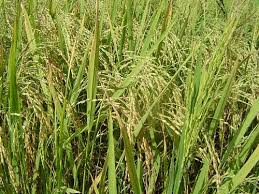
#> input picture fraud_system/uploads/A images.jfif, 259 x 194 px
$ python -i utils.py   (imports and definitions only)
#> lines starting #> are read from the running program, lines starting #| are printed output that depends on the picture; after the words box and inside, x2 and y2 are one past the last pixel; in counts of white or black regions, pixels touching at a corner belong together
import math
import cv2
import numpy as np
from PIL import Image
from PIL.ExifTags import TAGS, GPSTAGS

def is_vegetation_present(image_path, threshold=0.25):
    """
    Check if the image contains enough 'vegetation-like' colors (green/brown).
    Returns True if the percentage of green/brown pixels exceeds the threshold.
    """
#> called with image_path = 'uploads/A images.jfif', threshold = 0.25
    img = cv2.imread(image_path)
#> img is the input picture: shape (194, 259, 3); mean B, G, R 60, 135.6, 126
    if img is None:
        return False

    # Resize for performance
    img = cv2.resize(img, (224, 224))
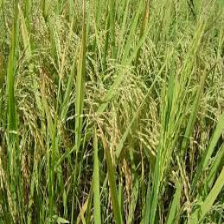
#> img: shape (224, 224, 3); mean B, G, R 59.8, 135.5, 125.9
    hsv = cv2.cvtColor(img, cv2.COLOR_BGR2HSV)
#> hsv: shape (224, 224, 3); mean H, S, V 33.6, 152.5, 136.5

    # Range for Green (Healthy)
    lower_green = np.array([35, 20, 20])
    upper_green = np.array([85, 255, 255])

    # Range for Brown/Dry (Damaged/Dormant)
    lower_brown = np.array([10, 20, 20])
    upper_brown = np.array([35, 255, 255])

    mask_green = cv2.inRange(hsv, lower_green, upper_green)
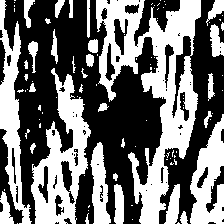
#> mask_green: shape (224, 224); 44.5% white; 99 white regions (66 under 20 px), largest, box (x1, y1, x2, y2) and area: (96, 0, 201, 224) 8946, (31, 68, 91, 224) 4245, (0, 0, 32, 224) 2661
    mask_brown = cv2.inRange(hsv, lower_brown, upper_brown)
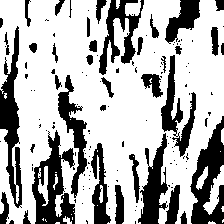
#> mask_brown: shape (224, 224); 69.2% white; 137 black regions (99 under 20 px), largest, box (x1, y1, x2, y2) and area: (32, 130, 75, 224) 1995, (190, 116, 224, 224) 1959, (0, 26, 22, 208) 1819

    combined_mask = cv2.bitwise_or(mask_green, mask_brown)
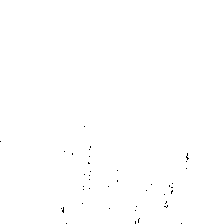
#> combined_mask: shape (224, 224); 99.8% white; black in thin lines or dots, all inside (x1, y1, x2, y2) = (0, 126, 189, 224)
    vegetation_pixels = cv2.countNonZero(combined_mask)
#> vegetation_pixels = 50098
    total_pixels = img.shape[0] * img.shape[1]
#> total_pixels = 50176

    veg_ratio = vegetation_pixels / total_pixels
#> veg_ratio = 0.998
    print(f"Vegetation Ratio: {veg_ratio:.2f}")
#| Vegetation Ratio: 1.00

    return veg_ratio >= threshold

def get_image_location(image_path):

    image = Image.open(image_path)
    exif_data = image._getexif()

    gps_info = {}

    if exif_data:
        for tag, value in exif_data.items():
            tag_name = TAGS.get(tag)

            if tag_name == "GPSInfo":
                for key in value.keys():
                    gps_info[GPSTAGS.get(key)] = value[key]

    return gps_info
def convert_to_degrees(value):
    try:
        d = float(value[0])
        m = float(value[1])
        s = float(value[2])

        return d + (m / 60.0) + (s / 3600.0)
    except:
        return None

def calculate_distance(lat1, lon1, lat2, lon2):
    R = 6371  # Earth radius in km

    dlat = math.radians(lat2 - lat1)
    dlon = math.radians(lon2 - lon1)

    a = math.sin(dlat/2)**2 + math.cos(math.radians(lat1)) \
        * math.cos(math.radians(lat2)) * math.sin(dlon/2)**2

    c = 2 * math.atan2(math.sqrt(a), math.sqrt(1-a))
    return R * c

>>> result = is_vegetation_present('uploads/A images.jfif')
#> result = True

$ run again, on fraud_system/uploads/0010be7d-53c5-478a-bddd-1a8d36adc075.jfif
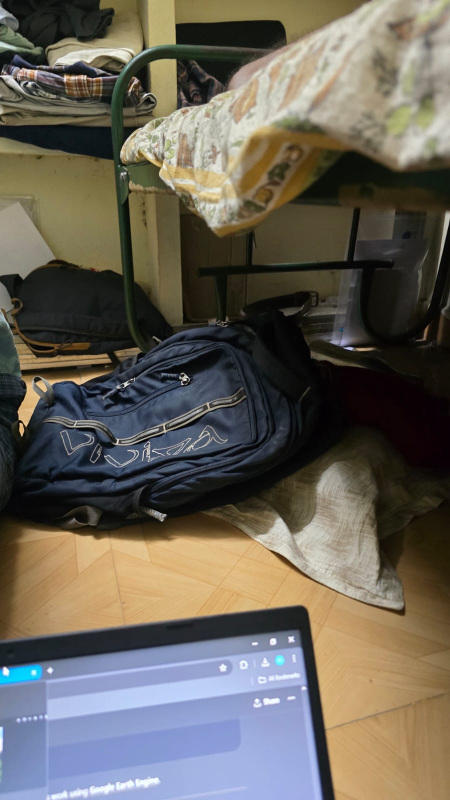
#> input picture fraud_system/uploads/0010be7d-53c5-478a-bddd-1a8d36adc075.jfif, 900 x 1600 px (shown at 1/2 size)
#> in is_vegetation_present, img is the input picture: shape (1600, 900, 3); mean B, G, R 88.2, 98.3, 103.6
#> img: shape (224, 224, 3)
#> hsv: shape (224, 224, 3); mean H, S, V 51.6, 87.7, 114.5
#> in is_vegetation_present, `mask_green = cv2.inRange(hsv, lower_green, upper_green)`:
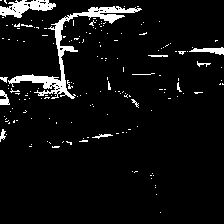
#> mask_green: shape (224, 224); 6% white; 170 white regions (156 under 20 px), largest, box (x1, y1, x2, y2) and area: (8, 6, 142, 99) 1529, (0, 0, 56, 18) 533, (189, 47, 224, 55) 150
#> mask_brown: shape (224, 224); 53.1% white; 84 black regions (71 under 20 px), largest, box (x1, y1, x2, y2) and area: (0, 0, 224, 147) 14069, (0, 170, 166, 224) 7921, (148, 43, 224, 57) 434
#> in is_vegetation_present, `combined_mask = cv2.bitwise_or(mask_green, mask_brown)`:
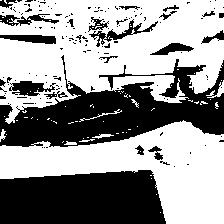
#> combined_mask: shape (224, 224); 58.7% white; 149 black regions (127 under 20 px), largest, box (x1, y1, x2, y2) and area: (0, 55, 224, 147) 9843, (0, 170, 166, 224) 7907, (9, 81, 56, 96) 413
#> vegetation_pixels = 29441
#> veg_ratio = 0.587
#| Vegetation Ratio: 0.59
#> result = True

$ run again, on fraud_system/uploads/229416d9-560e-4827-ad59-4f7673791b06.jfif
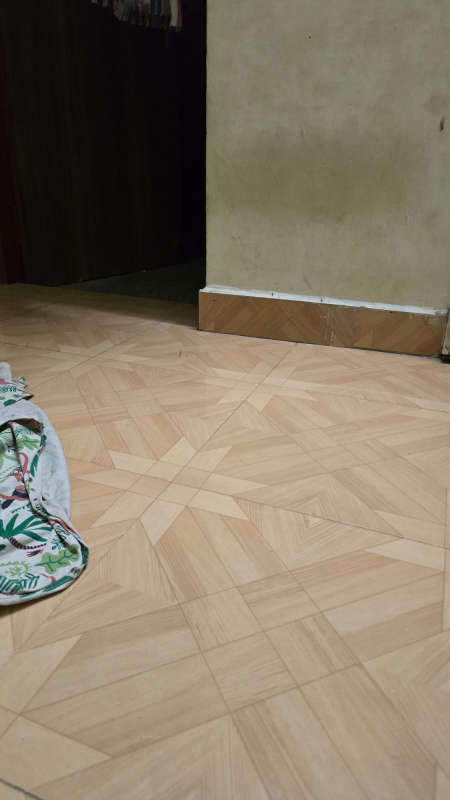
#> input picture fraud_system/uploads/229416d9-560e-4827-ad59-4f7673791b06.jfif, 900 x 1600 px (shown at 1/2 size)
#> in is_vegetation_present, img is the input picture: shape (1600, 900, 3); mean B, G, R 102.1, 121.5, 133.3
#> img: shape (224, 224, 3)
#> hsv: shape (224, 224, 3); mean H, S, V 30, 68.6, 134.2
#> in is_vegetation_present, `mask_green = cv2.inRange(hsv, lower_green, upper_green)`:
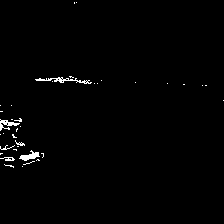
#> mask_green: shape (224, 224); 1.1% white in thin lines or dots, all inside (x1, y1, x2, y2) = (0, 2, 224, 168)
#> mask_brown: shape (224, 224); 79.6% white; 9 black regions (7 under 20 px), largest, box (x1, y1, x2, y2) and area: (0, 0, 223, 88) 8276, (0, 102, 44, 169) 1948
#> in is_vegetation_present, `combined_mask = cv2.bitwise_or(mask_green, mask_brown)`:
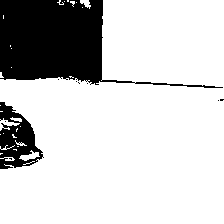
#> combined_mask: shape (224, 224); 80.4% white; 10 black regions (8 under 20 px), largest, box (x1, y1, x2, y2) and area: (0, 0, 223, 88) 8253, (0, 102, 44, 169) 1572
#> vegetation_pixels = 40333
#> veg_ratio = 0.804
#| Vegetation Ratio: 0.80
#> result = True
